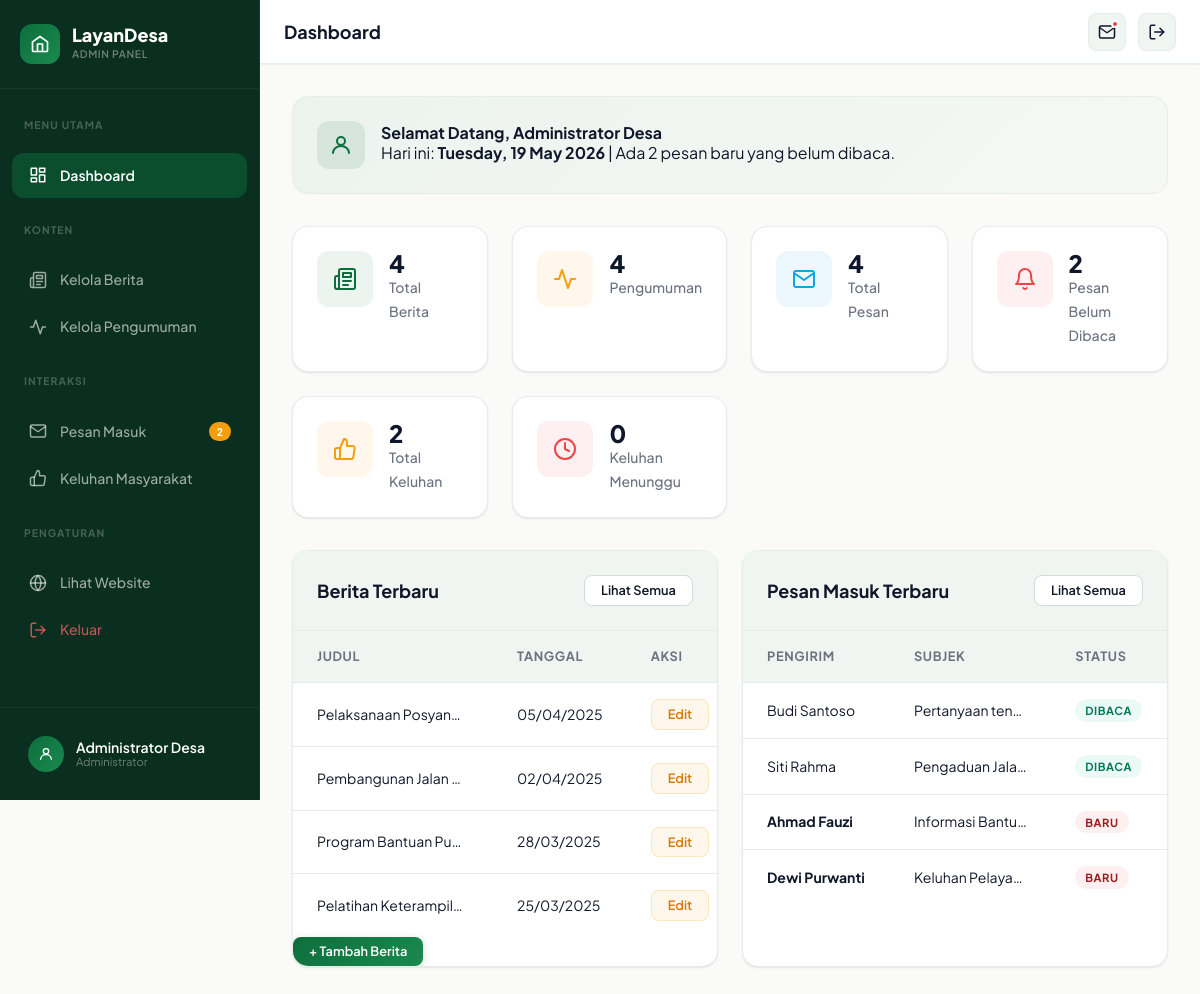
Screenshot of /admin/dashboard.php (signed in) with the database file from the repository.
### tables this page shows
CREATE TABLE IF NOT EXISTS berita (
    id INT AUTO_INCREMENT PRIMARY KEY,
    judul VARCHAR(255) NOT NULL,
    isi TEXT NOT NULL,
    gambar VARCHAR(255) DEFAULT NULL,
    tanggal DATE NOT NULL,
    created_at TIMESTAMP DEFAULT CURRENT_TIMESTAMP
);

CREATE TABLE IF NOT EXISTS pesan (
    id INT AUTO_INCREMENT PRIMARY KEY,
    nama VARCHAR(150) NOT NULL,
    email VARCHAR(150) NOT NULL,
    subjek VARCHAR(255) NOT NULL,
    isi TEXT NOT NULL,
    tanggal TIMESTAMP DEFAULT CURRENT_TIMESTAMP,
    is_read TINYINT(1) DEFAULT 0
);

### admin/auth.php (called while the page is built, shortened)
<?php
$adminName = $_SESSION['admin_name'] ?? 'Admin';

### admin/dashboard.php (the view, shortened to what this page needs)
<?php
require_once 'auth.php';
require_once 'layout.php';
$totalBerita      = (int) $pdo->query("SELECT COUNT(*) FROM berita")->fetchColumn();
$totalPengumuman  = (int) $pdo->query("SELECT COUNT(*) FROM pengumuman")->fetchColumn();
$totalPesan       = (int) $pdo->query("SELECT COUNT(*) FROM pesan")->fetchColumn();
$unreadPesan      = (int) $pdo->query("SELECT COUNT(*) FROM pesan WHERE is_read = 0")->fetchColumn();
try {
    $totalKeluhan    = (int) $pdo->query("SELECT COUNT(*) FROM keluhan")->fetchColumn();
    $pendingKeluhan2 = (int) $pdo->query("SELECT COUNT(*) FROM keluhan WHERE status = 'menunggu'")->fetchColumn();
} catch (PDOException $e) {
    $totalKeluhan = 0; $pendingKeluhan2 = 0;
}
$recentBerita = $pdo->query("SELECT id, judul, tanggal FROM berita ORDER BY tanggal DESC LIMIT 5")->fetchAll();
$recentPesan = $pdo->query("SELECT id, nama, subjek, tanggal, is_read FROM pesan ORDER BY tanggal DESC LIMIT 5")->fetchAll();
?>
<div class="welcome-bar">
    <div class="welcome-bar-icon" aria-hidden="true">
        <svg width="24" height="24" viewBox="0 0 24 24" fill="none" stroke="currentColor" stroke-width="2" stroke-linecap="round" stroke-linejoin="round" style="color: var(--primary);"><circle cx="12" cy="8" r="4"/><path d="M4 20c0-4 3.6-7 8-7s8 3 8 7"/></svg>
    </div>
    <div>
        <div class="welcome-bar-name">Selamat Datang, <?= htmlspecialchars($adminName) ?></div>
        <div class="welcome-bar-date">
            <span>Hari ini: <strong><?= date('l, d F Y') ?></strong></span>
            <span>|</span>
            <?php if ($unreadPesan > 0): ?>
            <span class="welcome-unread">Ada <?= $unreadPesan ?> pesan baru yang belum dibaca.</span>
            <?php else: ?>
            <span class="welcome-all-read">Semua pesan sudah dibaca.</span>
            <?php endif; ?>
        </div>
    </div>
</div>
<div class="stats-grid">
    <div class="stat-card">
        <div class="stat-card-icon green" aria-hidden="true">
            <svg width="24" height="24" viewBox="0 0 24 24" fill="none" stroke="currentColor" stroke-width="2" stroke-linecap="round" stroke-linejoin="round"><path d="M4 22h16a2 2 0 0 0 2-2V4a2 2 0 0 0-2-2H8a2 2 0 0 0-2 2v16a2 2 0 0 1-2 2Zm0 0a2 2 0 0 1-2-2v-9c0-1.1.9-2 2-2h2"/><path d="M18 14h-8M15 18h-5M10 6h8v4h-8z"/></svg>
        </div>
        <div class="stat-card-info">
            <span class="stat-value"><?= $totalBerita ?></span>
            <span class="stat-label">Total Berita</span>
        </div>
    </div>
    <div class="stat-card">
        <div class="stat-card-icon gold" aria-hidden="true">
            <svg width="24" height="24" viewBox="0 0 24 24" fill="none" stroke="currentColor" stroke-width="2" stroke-linecap="round" stroke-linejoin="round"><path d="M22 12h-4l-3 9L9 3l-3 9H2"/></svg>
        </div>
        <div class="stat-card-info">
            <span class="stat-value"><?= $totalPengumuman ?></span>
            <span class="stat-label">Pengumuman</span>
        </div>
    </div>
    <div class="stat-card">
        <div class="stat-card-icon blue" aria-hidden="true">
            <svg width="24" height="24" viewBox="0 0 24 24" fill="none" stroke="currentColor" stroke-width="2" stroke-linecap="round" stroke-linejoin="round"><path d="M4 4h16c1.1 0 2 .9 2 2v12c0 1.1-.9 2-2 2H4c-1.1 0-2-.9-2-2V6c0-1.1.9-2 2-2z"/><polyline points="22,6 12,13 2,6"/></svg>
        </div>
        <div class="stat-card-info">
            <span class="stat-value"><?= $totalPesan ?></span>
            <span class="stat-label">Total Pesan</span>
        </div>
    </div>
    <div class="stat-card">
        <div class="stat-card-icon red" aria-hidden="true">
            <svg width="24" height="24" viewBox="0 0 24 24" fill="none" stroke="currentColor" stroke-width="2" stroke-linecap="round" stroke-linejoin="round"><path d="M18 8A6 6 0 0 0 6 8c0 7-3 9-3 9h18s-3-2-3-9"/><path d="M13.73 21a2 2 0 0 1-3.46 0"/></svg>
        </div>
        <div class="stat-card-info">
            <span class="stat-value"><?= $unreadPesan ?></span>
            <span class="stat-label">Pesan Belum Dibaca</span>
        </div>
    </div>
    <div class="stat-card">
        <div class="stat-card-icon gold" aria-hidden="true">
            <svg width="24" height="24" viewBox="0 0 24 24" fill="none" stroke="currentColor" stroke-width="2" stroke-linecap="round" stroke-linejoin="round"><path d="M14 9V5a3 3 0 0 0-3-3l-4 9v11h11.28a2 2 0 0 0 2-1.7l1.38-9a2 2 0 0 0-2-2.3H14z"/><path d="M7 22H4a2 2 0 0 1-2-2v-7a2 2 0 0 1 2-2h3"/></svg>
        </div>
        <div class="stat-card-info">
            <span class="stat-value"><?= $totalKeluhan ?></span>
            <span class="stat-label">Total Keluhan</span>
        </div>
    </div>
    <div class="stat-card">
        <div class="stat-card-icon red" aria-hidden="true">
            <svg width="24" height="24" viewBox="0 0 24 24" fill="none" stroke="currentColor" stroke-width="2" stroke-linecap="round" stroke-linejoin="round"><circle cx="12" cy="12" r="10"/><polyline points="12 6 12 12 16 14"/></svg>
        </div>
        <div class="stat-card-info">
            <span class="stat-value"><?= $pendingKeluhan2 ?></span>
            <span class="stat-label">Keluhan Menunggu</span>
        </div>
    </div>
</div>
<div class="dashboard-grid">
    <div class="table-card">
        <div class="table-card-header">
            <span class="table-card-title">Berita Terbaru</span>
            <a href="berita.php" class="btn-admin btn-admin-secondary btn-admin-sm">Lihat Semua</a>
        </div>
        <div class="table-responsive">
            <table class="admin-table">
                <thead>
                    <tr>
                        <th>Judul</th>
                        <th>Tanggal</th>
                        <th>Aksi</th>
                    </tr>
                </thead>
                <tbody>
                    <?php if (empty($recentBerita)): ?>
                    <tr>
                        <td colspan="3" class="td-empty">Belum ada berita.</td>
                    </tr>
                    <?php else: ?>
                    <?php foreach ($recentBerita as $b): ?>
                    <tr>
                        <td style="max-width:200px; overflow:hidden; text-overflow:ellipsis; white-space:nowrap;">
                            <?= htmlspecialchars($b['judul']) ?>
                        </td>
                        <td class="td-date">
                            <?= date('d/m/Y', strtotime($b['tanggal'])) ?>
                        </td>
                        <td>
                            <a href="berita-edit.php?id=<?= $b['id'] ?>" class="btn-admin btn-admin-warning btn-admin-sm">Edit</a>
                        </td>
                    </tr>
                    <?php endforeach; ?>
                    <?php endif; ?>
                </tbody>
            </table>
        </div>
        <div class="table-add-row">
            <a href="berita-tambah.php" class="btn-admin btn-admin-primary btn-admin-sm" id="btn-tambah-berita-dash">
                + Tambah Berita
            </a>
        </div>
    </div>
    <div class="table-card">
        <div class="table-card-header">
            <span class="table-card-title">Pesan Masuk Terbaru</span>
            <a href="pesan.php" class="btn-admin btn-admin-secondary btn-admin-sm">Lihat Semua</a>
        </div>
        <div class="table-responsive">
            <table class="admin-table">
                <thead>
                    <tr>
                        <th>Pengirim</th>
                        <th>Subjek</th>
                        <th>Status</th>
                    </tr>
                </thead>
                <tbody>
                    <?php if (empty($recentPesan)): ?>
                    <tr>
                        <td colspan="3" class="td-empty">Belum ada pesan.</td>
                    </tr>
                    <?php else: ?>
                    <?php foreach ($recentPesan as $p): ?>
                    <tr>
                        <td class="<?= $p['is_read'] ? '' : 'fw-bold' ?>">
                            <?= htmlspecialchars($p['nama']) ?>
                        </td>
                        <td style="max-width:160px; overflow:hidden; text-overflow:ellipsis; white-space:nowrap;" class="td-date">
                            <?= htmlspecialchars($p['subjek']) ?>
                        </td>
                        <td>
                            <?php if ($p['is_read']): ?>
                            <span class="status-badge status-badge--read">Dibaca</span>
                            <?php else: ?>
                            <span class="status-badge status-badge--new">Baru</span>
                            <?php endif; ?>
                        </td>
                    </tr>
                    <?php endforeach; ?>
                    <?php endif; ?>
                </tbody>
            </table>
        </div>
    </div>
</div>
<?php require_once 'layout_end.php'; ?>

### rows the page displays
berita: judul "Pelaksanaan Posyan…", tanggal "05/04/2025"
berita: judul "Pembangunan Jalan…", tanggal "02/04/2025"
berita: judul "Program Bantuan Pu…", tanggal "28/03/2025"
berita: judul "Pelatihan Keterampil…", tanggal "25/03/2025"
pesan: nama "Budi Santoso", subjek "Pertanyaan ten…", is_read "DIBACA"
pesan: nama "Siti Rahma", subjek "Pengaduan Jala…", is_read "DIBACA"
pesan: nama "Ahmad Fauzi", subjek "Informasi Bantu…", is_read "BARU"
pesan: nama "Dewi Purwanti", subjek "Keluhan Pelaya…", is_read "BARU"

### other values shown
$unreadCount "2"
$adminName "Administrator Desa"
$pageTitle "Dashboard"
$unreadPesan "2"
$totalBerita "4"
$totalPengumuman "4"
$totalPesan "4"
$totalKeluhan "2"
$pendingKeluhan2 "0"
